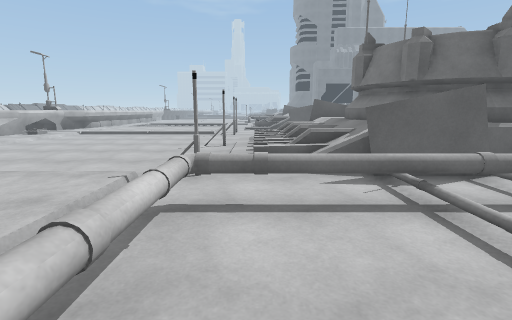
View 1 (above)

24 first-person views from a walk through a Unity game level. The camera is 1.4 m above the floor, tilts 10° down and sees 85° across. The floor is counted in squares, 1 m on a side. Each view is taken from the middle of a square. On the plan, view 1 faces up. The plan holds only what a view shows up to about 14 squares ahead; the rest is blank. The place goes on beyond the plan. Some animated figures are not drawn.

View 2
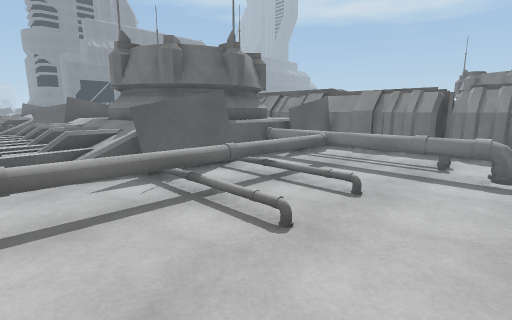

View 3
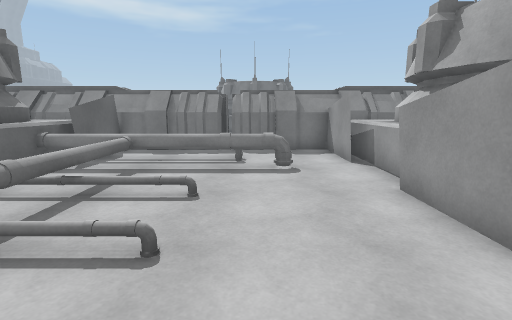

View 4
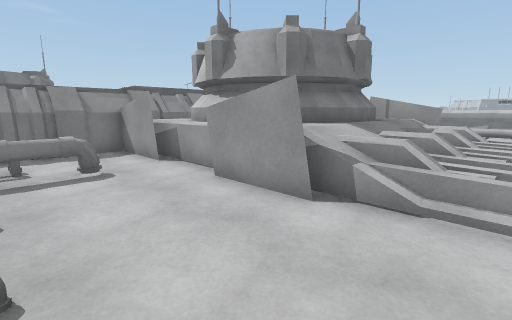

View 5
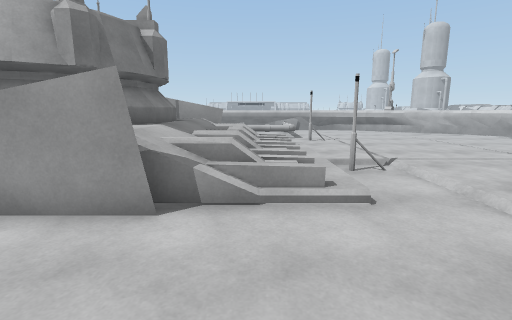

View 6
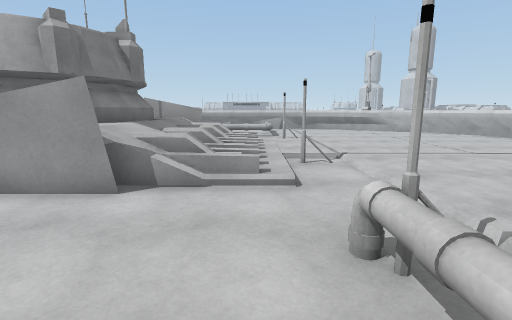

View 7
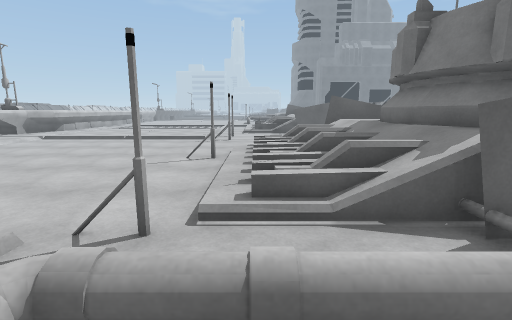

View 8
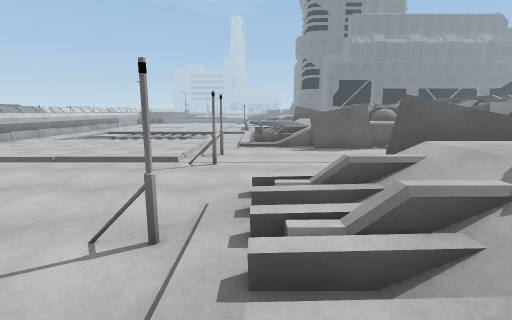

View 9
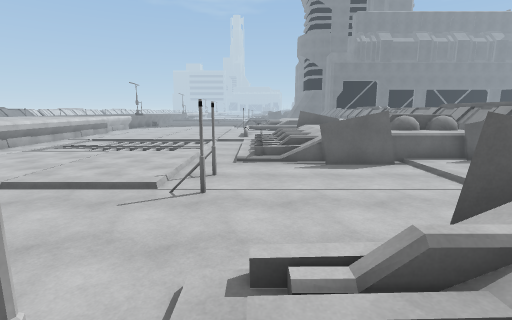

View 10
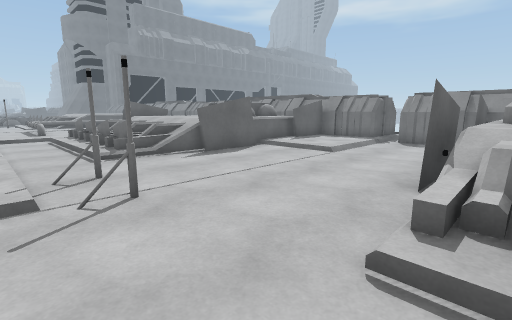

View 11
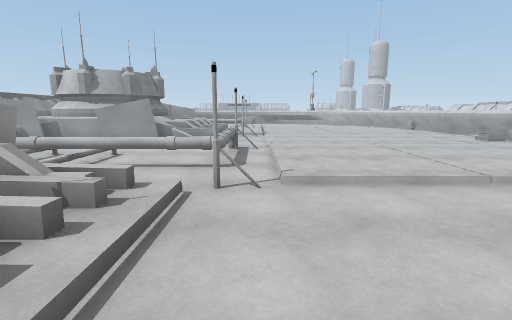

View 12
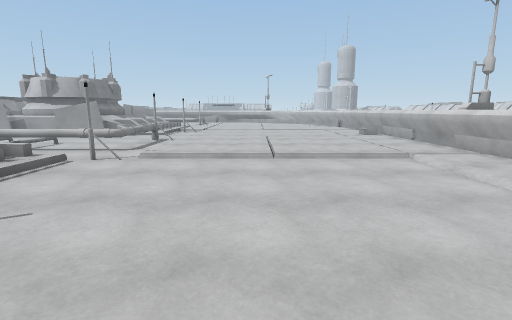

View 13
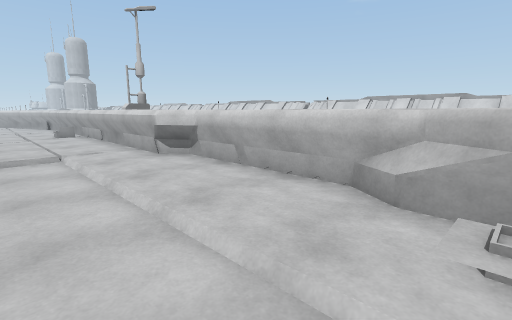

View 14
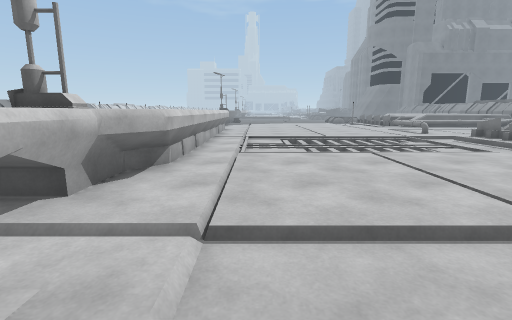

View 15
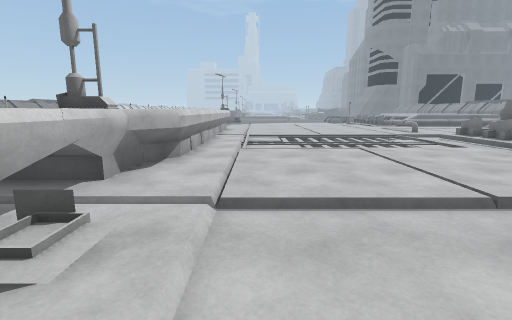

View 16
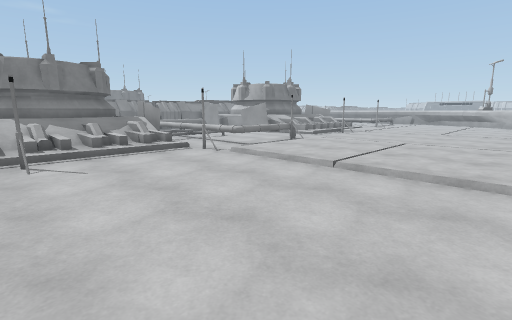

View 17
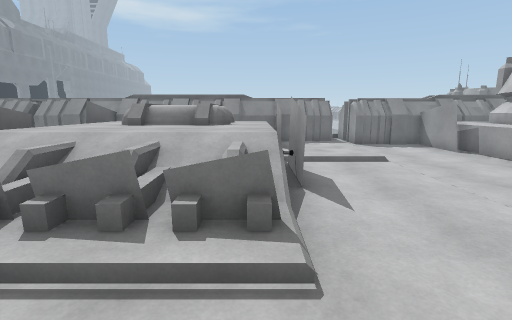

View 18
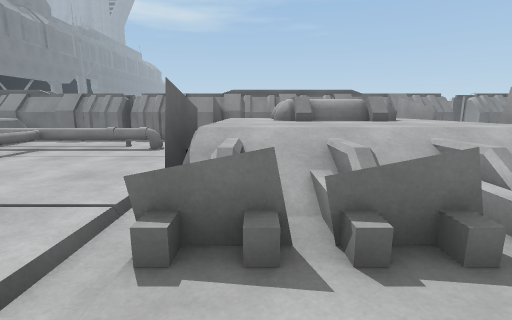

View 19
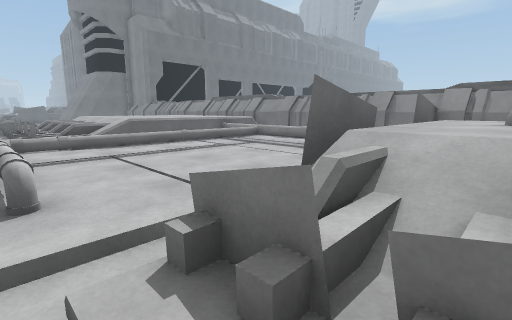

View 20
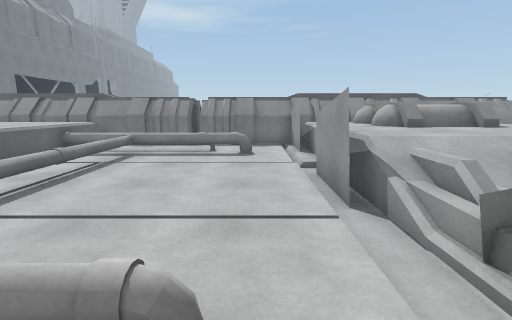

View 21
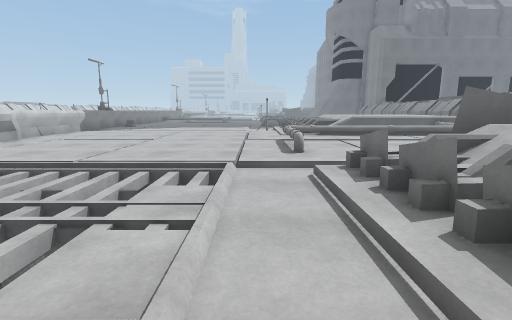

View 22
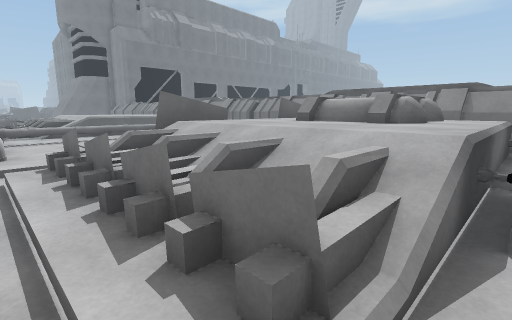

View 23
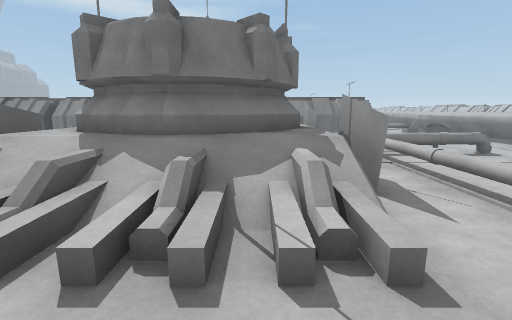

View 24
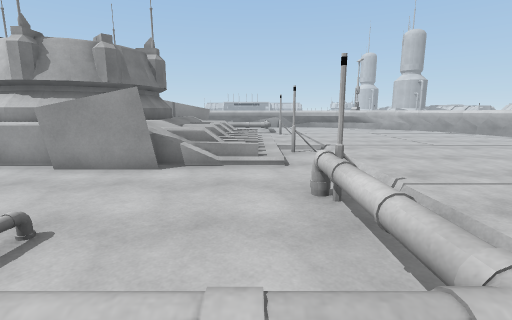

### Floor plan
Key: @ floor where view 1 was taken; # wall or solid block; . main floor; - floor 0.25 m lower than the main floor; : floor 0.5 m higher than the main floor; + floor 0.75 m higher than the main floor; * floor 1.25 m higher than the main floor; / step, stairs or slope; = window, fence, low wall or low ledge; ^ raised ledge; v drop or lower ground; O other object.
Columns run from 14 left of view 1 to 12 right of it. Each row starts with its distance up from view 1.
 35  ^          ^^^^^^^^====^
 34  ^ .........^^^^^^^^.=#.^#
 33  ^^..........=^^^^^^=^ .##
 32   ^..........=.......=#.^##
 31    ..........=.......==.##
 30     .........=.......==.^#
 29     .................=#.^
 28   ^ ......./////////===#^
 27   ^ ^^^^^^^^--=/=##=====^^
 26   ^ ^^^^^^^^--O=:+++++++^#
 25   ^ =======---=#:+++*=# ^^
 24   ^ =======---=#:+++*## ^#
 23   ^ --v==vv---=#++++*== ^#
 22   ^.........--==:+++++*+^^
 21   ^.........--O=== +++  ^^
 20  ^^.........----###-..##^^
 19  ^^.........--------....^^
 18 ^^..........=-------....##
 17  ^./////////--------//////
 16  ^..---------=----------###
 15  ^./--------------------#
 14  ^..--------------------^
 13  ^..----------//vv###^##^
 12  ^..----------///+#######
 11  ^..---------#///+#
 10  ^..----------////#     #
  9  ^..----------////#     #
  8  ^..----------///+##  # ^
  7  ^..----------///++###^
  6  ^ .---------=--####==^#^
  5 ^^ .........---------=--^
  4  ^ .........-=========--^#
  3  ^ .........-=-------=--##
  2  ^ .........-=-------=--##
  1  ^ ........//=-------=--##
  0  ^ .........-=@------=--#
 -1  ^#.........------------^
 -2  ^ .........--//==######^
 -3  ^ .........--///+##  ####
 -4      .......--///+#
 -5      .......-#////#
 -6     ..........///+#
 -7    ...........///+##
 -8   ^...........///++###
 -9   ^.............#v##==#
-10   ^.................
-11   ^^.........========^
-12    ^#........=#  ....=#
-13                      ==

Where each view was taken, in squares from view 1:
view 1: 0 up, 0 right, facing up
view 2: 0 up, 0 right, facing up-right
view 3: 1 up, 0 right, facing right
view 4: 2 up, 0 right, facing down-right
view 5: 2 up, 1 right, facing down
view 6: 3 up, 0 right, facing down
view 7: 3 up, 0 right, facing up
view 8: 8 up, 0 right, facing up
view 9: 10 up, 0 right, facing up
view 10: 12 up, 3 left, facing up-right
view 11: 11 up, 2 left, facing down
view 12: 14 up, 6 left, facing down
view 13: 15 up, 9 left, facing down-left
view 14: 14 up, 10 left, facing up
view 15: 13 up, 10 left, facing up
view 16: 12 up, 10 left, facing down-right
view 17: 21 up, 3 left, facing right
view 18: 26 up, 2 left, facing right
view 19: 25 up, 1 left, facing up-right
view 20: 29 up, 2 left, facing right
view 21: 21 up, 2 left, facing up
view 22: 20 up, 1 left, facing up-right
view 23: 7 down, 2 left, facing right
view 24: 5 up, 0 right, facing down
